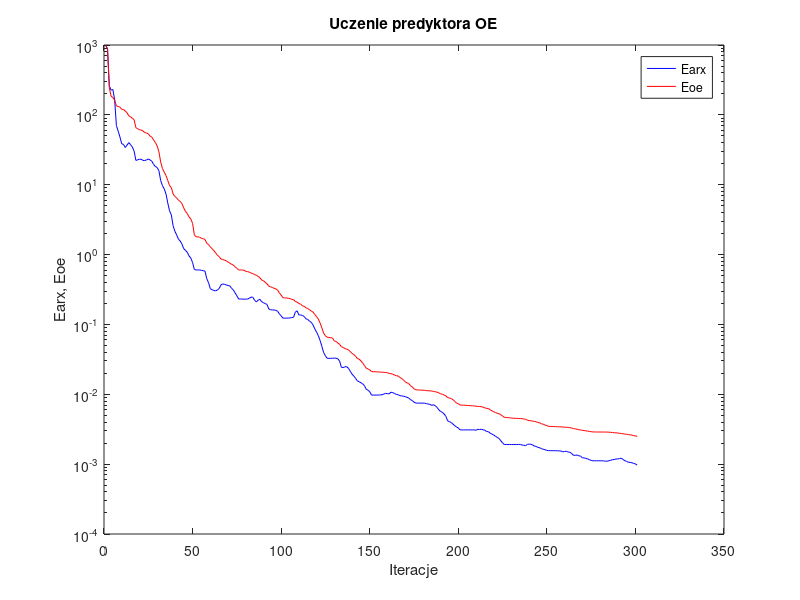
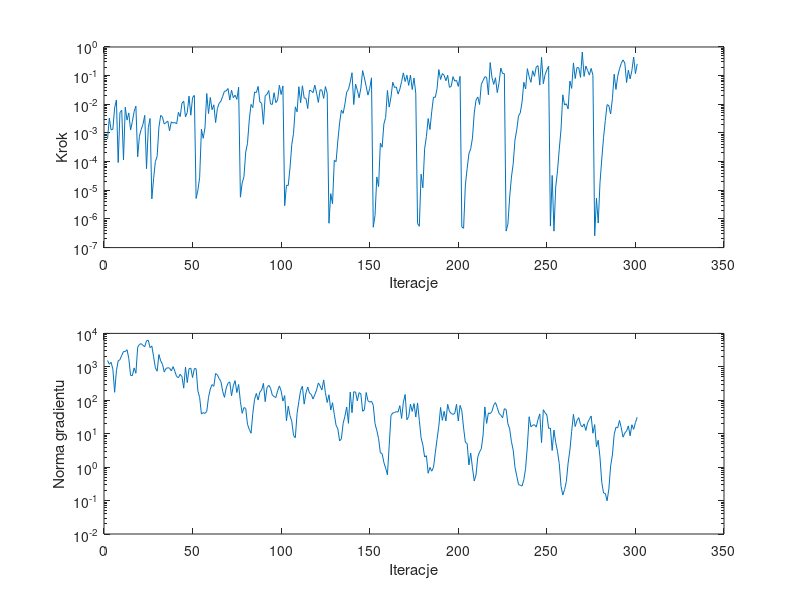

Here is the MATLAB script that generated these plots, in order:
%uczenie predyktora oe
clear all;
n=0; farx(n+1)=9.894086e+002; foe(n+1)=9.855714e+002; wspucz(n+1)=0.000000e+000; ng(n+1)=0.000000e+000;
%odnowa zmiennej metryki
n=1; farx(n+1)=8.782011e+002; foe(n+1)=8.642698e+002; krok(n+1)=6.093339e-004; ng(n+1)=1.543336e+003;
n=2; farx(n+1)=2.605335e+002; foe(n+1)=2.436469e+002; krok(n+1)=3.334617e-003; ng(n+1)=1.199846e+003;
n=3; farx(n+1)=2.256078e+002; foe(n+1)=1.860342e+002; krok(n+1)=1.274309e-003; ng(n+1)=1.365398e+003;
n=4; farx(n+1)=2.308495e+002; foe(n+1)=1.764188e+002; krok(n+1)=1.338974e-003; ng(n+1)=8.558057e+002;
n=5; farx(n+1)=1.649317e+002; foe(n+1)=1.636934e+002; krok(n+1)=7.527268e-003; ng(n+1)=1.732371e+002;
n=6; farx(n+1)=7.031941e+001; foe(n+1)=1.341508e+002; krok(n+1)=1.417782e-002; ng(n+1)=7.582165e+002;
n=7; farx(n+1)=5.835423e+001; foe(n+1)=1.318659e+002; krok(n+1)=9.292181e-005; ng(n+1)=1.513690e+003;
n=8; farx(n+1)=4.824226e+001; foe(n+1)=1.289438e+002; krok(n+1)=5.173682e-003; ng(n+1)=1.632811e+003;
n=9; farx(n+1)=3.852980e+001; foe(n+1)=1.199089e+002; krok(n+1)=6.193383e-003; ng(n+1)=2.208594e+003;
n=10; farx(n+1)=3.780094e+001; foe(n+1)=1.195011e+002; krok(n+1)=1.154043e-004; ng(n+1)=2.860247e+003;
n=11; farx(n+1)=3.407472e+001; foe(n+1)=1.129134e+002; krok(n+1)=7.892558e-003; ng(n+1)=2.862485e+003;
n=12; farx(n+1)=3.685840e+001; foe(n+1)=1.075890e+002; krok(n+1)=2.804162e-003; ng(n+1)=3.248364e+003;
n=13; farx(n+1)=4.010889e+001; foe(n+1)=9.674615e+001; krok(n+1)=5.003630e-003; ng(n+1)=1.786761e+003;
n=14; farx(n+1)=3.739137e+001; foe(n+1)=9.386740e+001; krok(n+1)=1.265228e-003; ng(n+1)=5.565944e+002;
n=15; farx(n+1)=3.469261e+001; foe(n+1)=8.945329e+001; krok(n+1)=2.487486e-003; ng(n+1)=5.443374e+002;
n=16; farx(n+1)=3.020564e+001; foe(n+1)=8.502823e+001; krok(n+1)=5.557598e-003; ng(n+1)=9.257264e+002;
n=17; farx(n+1)=2.227434e+001; foe(n+1)=6.550740e+001; krok(n+1)=8.672124e-003; ng(n+1)=6.428488e+002;
n=18; farx(n+1)=2.274188e+001; foe(n+1)=6.323422e+001; krok(n+1)=1.480290e-004; ng(n+1)=3.838818e+003;
n=19; farx(n+1)=2.314478e+001; foe(n+1)=6.137719e+001; krok(n+1)=7.740461e-004; ng(n+1)=4.668527e+003;
n=20; farx(n+1)=2.316888e+001; foe(n+1)=6.052623e+001; krok(n+1)=1.339301e-003; ng(n+1)=4.940546e+003;
n=21; farx(n+1)=2.228307e+001; foe(n+1)=5.890221e+001; krok(n+1)=1.995464e-003; ng(n+1)=4.380562e+003;
n=22; farx(n+1)=2.221353e+001; foe(n+1)=5.575089e+001; krok(n+1)=4.117898e-003; ng(n+1)=4.006331e+003;
n=23; farx(n+1)=2.261065e+001; foe(n+1)=5.505534e+001; krok(n+1)=5.658127e-005; ng(n+1)=6.009692e+003;
n=24; farx(n+1)=2.334859e+001; foe(n+1)=5.358951e+001; krok(n+1)=1.529700e-003; ng(n+1)=6.239552e+003;
n=25; farx(n+1)=2.267484e+001; foe(n+1)=4.979533e+001; krok(n+1)=3.199545e-003; ng(n+1)=3.754956e+003;
%odnowa zmiennej metryki
n=26; farx(n+1)=2.164941e+001; foe(n+1)=4.788920e+001; krok(n+1)=5.005977e-006; ng(n+1)=4.203235e+003;
n=27; farx(n+1)=1.955118e+001; foe(n+1)=4.365527e+001; krok(n+1)=2.556514e-005; ng(n+1)=2.003823e+003;
n=28; farx(n+1)=1.824078e+001; foe(n+1)=4.023245e+001; krok(n+1)=1.007837e-004; ng(n+1)=9.330852e+002;
n=29; farx(n+1)=1.764143e+001; foe(n+1)=3.589395e+001; krok(n+1)=1.530291e-004; ng(n+1)=7.415861e+002;
n=30; farx(n+1)=1.583140e+001; foe(n+1)=2.965632e+001; krok(n+1)=1.573435e-003; ng(n+1)=2.337505e+003;
n=31; farx(n+1)=1.145269e+001; foe(n+1)=2.104392e+001; krok(n+1)=4.102156e-003; ng(n+1)=1.505054e+003;
n=32; farx(n+1)=9.715920e+000; foe(n+1)=1.705114e+001; krok(n+1)=3.595805e-003; ng(n+1)=1.193300e+003;
n=33; farx(n+1)=8.689508e+000; foe(n+1)=1.514797e+001; krok(n+1)=2.038825e-003; ng(n+1)=7.020563e+002;
n=34; farx(n+1)=7.381202e+000; foe(n+1)=1.351981e+001; krok(n+1)=2.304382e-003; ng(n+1)=8.926929e+002;
n=35; farx(n+1)=5.469919e+000; foe(n+1)=1.148454e+001; krok(n+1)=2.596924e-003; ng(n+1)=9.399968e+002;
n=36; farx(n+1)=4.226743e+000; foe(n+1)=9.729103e+000; krok(n+1)=1.189159e-003; ng(n+1)=9.181469e+002;
n=37; farx(n+1)=3.714661e+000; foe(n+1)=9.105262e+000; krok(n+1)=2.435962e-003; ng(n+1)=7.510474e+002;
n=38; farx(n+1)=2.591417e+000; foe(n+1)=7.376553e+000; krok(n+1)=2.222834e-003; ng(n+1)=1.015546e+003;
n=39; farx(n+1)=2.160162e+000; foe(n+1)=6.794999e+000; krok(n+1)=2.312019e-003; ng(n+1)=7.334024e+002;
n=40; farx(n+1)=1.917102e+000; foe(n+1)=6.480802e+000; krok(n+1)=2.075244e-003; ng(n+1)=5.121861e+002;
n=41; farx(n+1)=1.664244e+000; foe(n+1)=6.009381e+000; krok(n+1)=5.241643e-003; ng(n+1)=4.726814e+002;
n=42; farx(n+1)=1.564191e+000; foe(n+1)=5.761162e+000; krok(n+1)=3.722051e-003; ng(n+1)=5.990322e+002;
n=43; farx(n+1)=1.416257e+000; foe(n+1)=5.360370e+000; krok(n+1)=1.095618e-002; ng(n+1)=5.082292e+002;
n=44; farx(n+1)=1.213186e+000; foe(n+1)=4.663041e+000; krok(n+1)=1.280590e-002; ng(n+1)=2.302272e+002;
n=45; farx(n+1)=1.149454e+000; foe(n+1)=4.142763e+000; krok(n+1)=3.625910e-003; ng(n+1)=9.831028e+002;
n=46; farx(n+1)=1.078932e+000; foe(n+1)=3.870211e+000; krok(n+1)=5.197906e-003; ng(n+1)=3.387577e+002;
n=47; farx(n+1)=9.567746e-001; foe(n+1)=3.465165e+000; krok(n+1)=1.920518e-002; ng(n+1)=8.769391e+002;
n=48; farx(n+1)=8.916839e-001; foe(n+1)=3.226143e+000; krok(n+1)=4.154663e-003; ng(n+1)=9.146377e+002;
n=49; farx(n+1)=7.699905e-001; foe(n+1)=2.804084e+000; krok(n+1)=1.716139e-002; ng(n+1)=4.781396e+002;
n=50; farx(n+1)=6.109062e-001; foe(n+1)=1.908413e+000; krok(n+1)=2.047906e-002; ng(n+1)=8.864219e+002;
%odnowa zmiennej metryki
n=51; farx(n+1)=6.031853e-001; foe(n+1)=1.800913e+000; krok(n+1)=5.194725e-006; ng(n+1)=8.768366e+002;
n=52; farx(n+1)=6.016269e-001; foe(n+1)=1.789304e+000; krok(n+1)=1.003408e-005; ng(n+1)=1.907337e+002;
n=53; farx(n+1)=6.036497e-001; foe(n+1)=1.774861e+000; krok(n+1)=2.829063e-005; ng(n+1)=1.204129e+002;
n=54; farx(n+1)=5.934906e-001; foe(n+1)=1.714720e+000; krok(n+1)=1.350546e-003; ng(n+1)=3.873405e+001;
n=55; farx(n+1)=5.879288e-001; foe(n+1)=1.685496e+000; krok(n+1)=6.518159e-004; ng(n+1)=4.276171e+001;
n=56; farx(n+1)=5.796595e-001; foe(n+1)=1.648657e+000; krok(n+1)=1.511984e-003; ng(n+1)=4.048226e+001;
n=57; farx(n+1)=4.529558e-001; foe(n+1)=1.455251e+000; krok(n+1)=2.378798e-002; ng(n+1)=4.655422e+001;
n=58; farx(n+1)=3.966734e-001; foe(n+1)=1.392257e+000; krok(n+1)=4.756638e-003; ng(n+1)=1.227240e+002;
n=59; farx(n+1)=3.249167e-001; foe(n+1)=1.289586e+000; krok(n+1)=1.729594e-002; ng(n+1)=2.166297e+002;
n=60; farx(n+1)=3.141722e-001; foe(n+1)=1.212956e+000; krok(n+1)=6.496894e-003; ng(n+1)=2.945496e+002;
n=61; farx(n+1)=3.060885e-001; foe(n+1)=1.138289e+000; krok(n+1)=9.590335e-003; ng(n+1)=2.617142e+002;
n=62; farx(n+1)=3.021113e-001; foe(n+1)=1.061329e+000; krok(n+1)=2.305594e-003; ng(n+1)=6.327489e+002;
n=63; farx(n+1)=3.111769e-001; foe(n+1)=9.789400e-001; krok(n+1)=7.088910e-003; ng(n+1)=5.727966e+002;
n=64; farx(n+1)=3.260060e-001; foe(n+1)=9.347034e-001; krok(n+1)=1.089156e-002; ng(n+1)=4.461248e+002;
n=65; farx(n+1)=3.677125e-001; foe(n+1)=8.640006e-001; krok(n+1)=1.280341e-002; ng(n+1)=3.639501e+002;
n=66; farx(n+1)=3.798629e-001; foe(n+1)=8.506935e-001; krok(n+1)=1.897240e-002; ng(n+1)=1.854670e+002;
n=67; farx(n+1)=3.747588e-001; foe(n+1)=8.337709e-001; krok(n+1)=2.858001e-002; ng(n+1)=1.219243e+002;
n=68; farx(n+1)=3.684476e-001; foe(n+1)=8.146424e-001; krok(n+1)=2.928765e-002; ng(n+1)=2.328408e+002;
n=69; farx(n+1)=3.598008e-001; foe(n+1)=7.814243e-001; krok(n+1)=3.559767e-002; ng(n+1)=3.232620e+002;
n=70; farx(n+1)=3.568063e-001; foe(n+1)=7.541759e-001; krok(n+1)=1.406421e-002; ng(n+1)=3.540193e+002;
n=71; farx(n+1)=3.292685e-001; foe(n+1)=7.242144e-001; krok(n+1)=3.119818e-002; ng(n+1)=1.366960e+002;
n=72; farx(n+1)=3.118876e-001; foe(n+1)=7.083013e-001; krok(n+1)=1.696688e-002; ng(n+1)=2.700725e+002;
n=73; farx(n+1)=2.831496e-001; foe(n+1)=6.666080e-001; krok(n+1)=2.085811e-002; ng(n+1)=3.864599e+002;
n=74; farx(n+1)=2.567522e-001; foe(n+1)=6.358303e-001; krok(n+1)=1.486332e-002; ng(n+1)=1.699842e+002;
n=75; farx(n+1)=2.311079e-001; foe(n+1)=6.035110e-001; krok(n+1)=3.923753e-002; ng(n+1)=2.959517e+002;
%odnowa zmiennej metryki
n=76; farx(n+1)=2.312122e-001; foe(n+1)=6.022693e-001; krok(n+1)=5.742854e-006; ng(n+1)=9.119426e+001;
n=77; farx(n+1)=2.311025e-001; foe(n+1)=6.014635e-001; krok(n+1)=1.800720e-005; ng(n+1)=4.077789e+001;
n=78; farx(n+1)=2.299563e-001; foe(n+1)=5.966465e-001; krok(n+1)=2.952022e-005; ng(n+1)=6.048008e+001;
n=79; farx(n+1)=2.299675e-001; foe(n+1)=5.762122e-001; krok(n+1)=2.154098e-004; ng(n+1)=5.703397e+001;
n=80; farx(n+1)=2.302939e-001; foe(n+1)=5.716735e-001; krok(n+1)=4.356528e-004; ng(n+1)=1.914144e+001;
n=81; farx(n+1)=2.367278e-001; foe(n+1)=5.595233e-001; krok(n+1)=2.818678e-003; ng(n+1)=1.347911e+001;
n=82; farx(n+1)=2.459972e-001; foe(n+1)=5.440458e-001; krok(n+1)=9.889238e-003; ng(n+1)=1.031070e+001;
n=83; farx(n+1)=2.456130e-001; foe(n+1)=5.358183e-001; krok(n+1)=7.632150e-003; ng(n+1)=4.036968e+001;
n=84; farx(n+1)=2.223298e-001; foe(n+1)=5.174992e-001; krok(n+1)=2.680031e-002; ng(n+1)=1.062664e+002;
n=85; farx(n+1)=2.098613e-001; foe(n+1)=5.057988e-001; krok(n+1)=2.556212e-002; ng(n+1)=1.601478e+002;
n=86; farx(n+1)=2.223393e-001; foe(n+1)=4.869704e-001; krok(n+1)=4.215364e-002; ng(n+1)=1.015257e+002;
n=87; farx(n+1)=2.290073e-001; foe(n+1)=4.670356e-001; krok(n+1)=1.207035e-002; ng(n+1)=1.773012e+002;
n=88; farx(n+1)=2.118702e-001; foe(n+1)=4.315403e-001; krok(n+1)=1.082825e-002; ng(n+1)=2.024436e+002;
n=89; farx(n+1)=2.044901e-001; foe(n+1)=4.228825e-001; krok(n+1)=2.007255e-003; ng(n+1)=3.204146e+002;
n=90; farx(n+1)=1.986612e-001; foe(n+1)=4.005450e-001; krok(n+1)=2.015462e-002; ng(n+1)=9.065638e+001;
n=91; farx(n+1)=1.937612e-001; foe(n+1)=3.828428e-001; krok(n+1)=2.223039e-002; ng(n+1)=2.389843e+002;
n=92; farx(n+1)=1.665942e-001; foe(n+1)=3.535049e-001; krok(n+1)=3.012318e-002; ng(n+1)=2.798679e+002;
n=93; farx(n+1)=1.622336e-001; foe(n+1)=3.462524e-001; krok(n+1)=1.025657e-002; ng(n+1)=2.303520e+002;
n=94; farx(n+1)=1.613471e-001; foe(n+1)=3.382594e-001; krok(n+1)=9.899545e-003; ng(n+1)=1.443667e+002;
n=95; farx(n+1)=1.611296e-001; foe(n+1)=3.291534e-001; krok(n+1)=2.539936e-002; ng(n+1)=1.291229e+002;
n=96; farx(n+1)=1.592290e-001; foe(n+1)=3.229882e-001; krok(n+1)=1.142218e-002; ng(n+1)=1.201918e+002;
n=97; farx(n+1)=1.545336e-001; foe(n+1)=3.096820e-001; krok(n+1)=1.417782e-002; ng(n+1)=1.911885e+002;
n=98; farx(n+1)=1.412357e-001; foe(n+1)=2.826317e-001; krok(n+1)=4.614317e-002; ng(n+1)=2.691358e+002;
n=99; farx(n+1)=1.327891e-001; foe(n+1)=2.630153e-001; krok(n+1)=2.191235e-002; ng(n+1)=1.899440e+002;
n=100; farx(n+1)=1.230519e-001; foe(n+1)=2.410712e-001; krok(n+1)=4.382471e-002; ng(n+1)=9.430616e+001;
%odnowa zmiennej metryki
n=101; farx(n+1)=1.230531e-001; foe(n+1)=2.396243e-001; krok(n+1)=2.914162e-006; ng(n+1)=1.378453e+002;
n=102; farx(n+1)=1.230880e-001; foe(n+1)=2.392969e-001; krok(n+1)=1.502405e-005; ng(n+1)=2.446654e+001;
n=103; farx(n+1)=1.231636e-001; foe(n+1)=2.368714e-001; krok(n+1)=1.468165e-005; ng(n+1)=6.657351e+001;
n=104; farx(n+1)=1.238554e-001; foe(n+1)=2.344873e-001; krok(n+1)=6.016312e-005; ng(n+1)=3.478595e+001;
n=105; farx(n+1)=1.253464e-001; foe(n+1)=2.281099e-001; krok(n+1)=3.910575e-004; ng(n+1)=2.350455e+001;
n=106; farx(n+1)=1.266456e-001; foe(n+1)=2.259865e-001; krok(n+1)=9.793797e-004; ng(n+1)=8.855936e+000;
n=107; farx(n+1)=1.496355e-001; foe(n+1)=2.135420e-001; krok(n+1)=8.155298e-003; ng(n+1)=7.610124e+000;
n=108; farx(n+1)=1.567690e-001; foe(n+1)=2.087434e-001; krok(n+1)=5.485375e-003; ng(n+1)=4.049788e+001;
n=109; farx(n+1)=1.366603e-001; foe(n+1)=1.988850e-001; krok(n+1)=4.102628e-002; ng(n+1)=9.271470e+001;
n=110; farx(n+1)=1.369017e-001; foe(n+1)=1.956477e-001; krok(n+1)=1.131000e-002; ng(n+1)=1.982381e+002;
n=111; farx(n+1)=1.343150e-001; foe(n+1)=1.848546e-001; krok(n+1)=4.438543e-002; ng(n+1)=2.638302e+002;
n=112; farx(n+1)=1.300793e-001; foe(n+1)=1.816155e-001; krok(n+1)=1.672063e-002; ng(n+1)=7.682721e+001;
n=113; farx(n+1)=1.204637e-001; foe(n+1)=1.736673e-001; krok(n+1)=1.605804e-002; ng(n+1)=1.650629e+002;
n=114; farx(n+1)=1.178338e-001; foe(n+1)=1.687942e-001; krok(n+1)=7.117955e-003; ng(n+1)=2.492829e+002;
n=115; farx(n+1)=1.113141e-001; foe(n+1)=1.627312e-001; krok(n+1)=3.094863e-002; ng(n+1)=1.643800e+002;
n=116; farx(n+1)=1.071804e-001; foe(n+1)=1.557384e-001; krok(n+1)=2.936823e-002; ng(n+1)=1.492562e+002;
n=117; farx(n+1)=9.853727e-002; foe(n+1)=1.502368e-001; krok(n+1)=2.552053e-002; ng(n+1)=1.085705e+002;
n=118; farx(n+1)=8.636410e-002; foe(n+1)=1.388604e-001; krok(n+1)=4.681906e-002; ng(n+1)=1.470222e+002;
n=119; farx(n+1)=7.749656e-002; foe(n+1)=1.294136e-001; krok(n+1)=2.476948e-002; ng(n+1)=2.025316e+002;
n=120; farx(n+1)=6.900612e-002; foe(n+1)=1.193027e-001; krok(n+1)=1.165911e-002; ng(n+1)=3.295138e+002;
n=121; farx(n+1)=5.876800e-002; foe(n+1)=1.046410e-001; krok(n+1)=3.221469e-002; ng(n+1)=2.672660e+002;
n=122; farx(n+1)=4.835441e-002; foe(n+1)=8.909754e-002; krok(n+1)=3.118548e-002; ng(n+1)=2.034584e+002;
n=123; farx(n+1)=3.951786e-002; foe(n+1)=7.477599e-002; krok(n+1)=1.604627e-002; ng(n+1)=4.064964e+002;
n=124; farx(n+1)=3.542897e-002; foe(n+1)=6.864480e-002; krok(n+1)=4.160550e-002; ng(n+1)=1.674820e+002;
n=125; farx(n+1)=3.271334e-002; foe(n+1)=6.559661e-002; krok(n+1)=2.409244e-002; ng(n+1)=8.578459e+001;
%odnowa zmiennej metryki
n=126; farx(n+1)=3.270519e-002; foe(n+1)=6.510868e-002; krok(n+1)=7.071133e-007; ng(n+1)=1.454729e+002;
n=127; farx(n+1)=3.272753e-002; foe(n+1)=6.457051e-002; krok(n+1)=7.626235e-006; ng(n+1)=5.085911e+001;
n=128; farx(n+1)=3.280475e-002; foe(n+1)=6.370447e-002; krok(n+1)=3.409589e-006; ng(n+1)=8.447781e+001;
n=129; farx(n+1)=3.295046e-002; foe(n+1)=5.805918e-002; krok(n+1)=1.112345e-004; ng(n+1)=3.816879e+001;
n=130; farx(n+1)=3.286983e-002; foe(n+1)=5.705366e-002; krok(n+1)=9.921626e-005; ng(n+1)=1.784462e+001;
n=131; farx(n+1)=3.216462e-002; foe(n+1)=5.426961e-002; krok(n+1)=5.259880e-004; ng(n+1)=1.392417e+001;
n=132; farx(n+1)=2.997471e-002; foe(n+1)=5.173467e-002; krok(n+1)=2.247173e-003; ng(n+1)=6.081788e+000;
n=133; farx(n+1)=2.433477e-002; foe(n+1)=4.806522e-002; krok(n+1)=6.293742e-003; ng(n+1)=7.011652e+000;
n=134; farx(n+1)=2.406786e-002; foe(n+1)=4.678306e-002; krok(n+1)=4.829711e-003; ng(n+1)=2.044233e+001;
n=135; farx(n+1)=2.477823e-002; foe(n+1)=4.505945e-002; krok(n+1)=1.021537e-002; ng(n+1)=3.326297e+001;
n=136; farx(n+1)=2.486384e-002; foe(n+1)=4.435670e-002; krok(n+1)=2.667694e-002; ng(n+1)=6.286250e+001;
n=137; farx(n+1)=2.354404e-002; foe(n+1)=4.318551e-002; krok(n+1)=3.301014e-002; ng(n+1)=2.041150e+001;
n=138; farx(n+1)=2.137896e-002; foe(n+1)=4.097122e-002; krok(n+1)=5.985461e-002; ng(n+1)=1.748883e+002;
n=139; farx(n+1)=1.944683e-002; foe(n+1)=3.849283e-002; krok(n+1)=1.261335e-001; ng(n+1)=4.251061e+001;
n=140; farx(n+1)=1.823778e-002; foe(n+1)=3.704924e-002; krok(n+1)=9.832841e-003; ng(n+1)=1.800015e+002;
n=141; farx(n+1)=1.694119e-002; foe(n+1)=3.509138e-002; krok(n+1)=5.082412e-002; ng(n+1)=1.757985e+002;
n=142; farx(n+1)=1.556987e-002; foe(n+1)=3.261624e-002; krok(n+1)=3.118548e-002; ng(n+1)=9.610674e+001;
n=143; farx(n+1)=1.514783e-002; foe(n+1)=3.185243e-002; krok(n+1)=1.688698e-002; ng(n+1)=1.692685e+002;
n=144; farx(n+1)=1.465545e-002; foe(n+1)=3.006240e-002; krok(n+1)=3.670029e-002; ng(n+1)=1.548608e+002;
n=145; farx(n+1)=1.415048e-002; foe(n+1)=2.821114e-002; krok(n+1)=1.501755e-001; ng(n+1)=4.681047e+001;
n=146; farx(n+1)=1.328947e-002; foe(n+1)=2.582532e-002; krok(n+1)=8.268560e-002; ng(n+1)=5.205232e+001;
n=147; farx(n+1)=1.185836e-002; foe(n+1)=2.369052e-002; krok(n+1)=4.215364e-002; ng(n+1)=1.709559e+002;
n=148; farx(n+1)=1.141853e-002; foe(n+1)=2.306584e-002; krok(n+1)=2.091551e-002; ng(n+1)=9.645716e+001;
n=149; farx(n+1)=1.091506e-002; foe(n+1)=2.241355e-002; krok(n+1)=3.535818e-002; ng(n+1)=8.745808e+001;
n=150; farx(n+1)=9.741702e-003; foe(n+1)=2.120675e-002; krok(n+1)=8.388517e-002; ng(n+1)=9.406275e+001;
%odnowa zmiennej metryki
n=151; farx(n+1)=9.741541e-003; foe(n+1)=2.106634e-002; krok(n+1)=5.141678e-007; ng(n+1)=7.032997e+001;
n=152; farx(n+1)=9.739794e-003; foe(n+1)=2.105054e-002; krok(n+1)=1.336511e-006; ng(n+1)=1.986799e+001;
n=153; farx(n+1)=9.741944e-003; foe(n+1)=2.092068e-002; krok(n+1)=2.921834e-005; ng(n+1)=1.250340e+001;
n=154; farx(n+1)=9.749243e-003; foe(n+1)=2.089782e-002; krok(n+1)=1.348707e-005; ng(n+1)=7.135277e+000;
n=155; farx(n+1)=9.809766e-003; foe(n+1)=2.078503e-002; krok(n+1)=4.395065e-004; ng(n+1)=2.694027e+000;
n=156; farx(n+1)=9.849827e-003; foe(n+1)=2.072704e-002; krok(n+1)=3.179535e-004; ng(n+1)=2.538835e+000;
n=157; farx(n+1)=1.010964e-002; foe(n+1)=2.060385e-002; krok(n+1)=2.075244e-003; ng(n+1)=1.377065e+000;
n=158; farx(n+1)=1.028955e-002; foe(n+1)=2.051392e-002; krok(n+1)=3.490481e-003; ng(n+1)=9.326451e-001;
n=159; farx(n+1)=1.020161e-002; foe(n+1)=2.033810e-002; krok(n+1)=3.039298e-002; ng(n+1)=5.909196e-001;
n=160; farx(n+1)=1.015788e-002; foe(n+1)=1.991707e-002; krok(n+1)=7.990988e-003; ng(n+1)=4.467689e+000;
n=161; farx(n+1)=1.070525e-002; foe(n+1)=1.974932e-002; krok(n+1)=1.785641e-002; ng(n+1)=3.501052e+001;
n=162; farx(n+1)=1.057665e-002; foe(n+1)=1.937005e-002; krok(n+1)=5.873647e-002; ng(n+1)=4.157513e+001;
n=163; farx(n+1)=1.025625e-002; foe(n+1)=1.885706e-002; krok(n+1)=3.850210e-002; ng(n+1)=4.294443e+001;
n=164; farx(n+1)=9.973153e-003; foe(n+1)=1.847098e-002; krok(n+1)=4.028924e-002; ng(n+1)=4.556376e+001;
n=165; farx(n+1)=9.855398e-003; foe(n+1)=1.829751e-002; krok(n+1)=2.279678e-002; ng(n+1)=4.434232e+001;
n=166; farx(n+1)=9.579132e-003; foe(n+1)=1.744620e-002; krok(n+1)=3.377159e-002; ng(n+1)=6.898125e+001;
n=167; farx(n+1)=9.470389e-003; foe(n+1)=1.685040e-002; krok(n+1)=6.222343e-002; ng(n+1)=2.861416e+001;
n=168; farx(n+1)=9.417519e-003; foe(n+1)=1.612575e-002; krok(n+1)=1.248868e-001; ng(n+1)=8.781186e+001;
n=169; farx(n+1)=9.241708e-003; foe(n+1)=1.513067e-002; krok(n+1)=6.222203e-002; ng(n+1)=1.488410e+002;
n=170; farx(n+1)=9.070379e-003; foe(n+1)=1.457594e-002; krok(n+1)=1.032026e-001; ng(n+1)=2.613981e+001;
n=171; farx(n+1)=8.833155e-003; foe(n+1)=1.429545e-002; krok(n+1)=4.569519e-002; ng(n+1)=3.259508e+001;
n=172; farx(n+1)=8.396319e-003; foe(n+1)=1.327385e-002; krok(n+1)=1.037624e-001; ng(n+1)=7.702800e+001;
n=173; farx(n+1)=8.144887e-003; foe(n+1)=1.277957e-002; krok(n+1)=3.269900e-002; ng(n+1)=4.638796e+001;
n=174; farx(n+1)=7.706934e-003; foe(n+1)=1.196960e-002; krok(n+1)=8.316649e-002; ng(n+1)=7.972806e+001;
n=175; farx(n+1)=7.487285e-003; foe(n+1)=1.167775e-002; krok(n+1)=2.410544e-002; ng(n+1)=3.154883e+001;
%odnowa zmiennej metryki
n=176; farx(n+1)=7.481401e-003; foe(n+1)=1.153611e-002; krok(n+1)=6.973711e-007; ng(n+1)=8.312064e+001;
n=177; farx(n+1)=7.480673e-003; foe(n+1)=1.151860e-002; krok(n+1)=5.552069e-007; ng(n+1)=2.511684e+001;
n=178; farx(n+1)=7.477599e-003; foe(n+1)=1.145772e-002; krok(n+1)=3.635626e-005; ng(n+1)=7.502394e+000;
n=179; farx(n+1)=7.479549e-003; foe(n+1)=1.144989e-002; krok(n+1)=1.222055e-005; ng(n+1)=4.598794e+000;
n=180; farx(n+1)=7.462416e-003; foe(n+1)=1.140580e-002; krok(n+1)=2.796501e-004; ng(n+1)=2.006091e+000;
n=181; farx(n+1)=7.345158e-003; foe(n+1)=1.128381e-002; krok(n+1)=7.528887e-004; ng(n+1)=2.196258e+000;
n=182; farx(n+1)=7.264447e-003; foe(n+1)=1.124309e-002; krok(n+1)=3.174920e-003; ng(n+1)=6.560097e-001;
n=183; farx(n+1)=7.177319e-003; foe(n+1)=1.120506e-002; krok(n+1)=1.317301e-003; ng(n+1)=9.828780e-001;
n=184; farx(n+1)=6.928589e-003; foe(n+1)=1.112027e-002; krok(n+1)=5.478088e-003; ng(n+1)=7.569083e-001;
n=185; farx(n+1)=7.088689e-003; foe(n+1)=1.100070e-002; krok(n+1)=1.778972e-002; ng(n+1)=9.839131e-001;
n=186; farx(n+1)=6.856704e-003; foe(n+1)=1.086379e-002; krok(n+1)=1.750226e-002; ng(n+1)=2.608401e+000;
n=187; farx(n+1)=6.498819e-003; foe(n+1)=1.074094e-002; krok(n+1)=3.477029e-002; ng(n+1)=6.760454e+000;
n=188; farx(n+1)=6.002387e-003; foe(n+1)=1.047010e-002; krok(n+1)=1.627922e-001; ng(n+1)=1.678194e+001;
n=189; farx(n+1)=5.688361e-003; foe(n+1)=1.018513e-002; krok(n+1)=7.340057e-002; ng(n+1)=6.100609e+001;
n=190; farx(n+1)=5.515108e-003; foe(n+1)=1.001027e-002; krok(n+1)=1.183885e-001; ng(n+1)=2.509450e+001;
n=191; farx(n+1)=5.225839e-003; foe(n+1)=9.768635e-003; krok(n+1)=1.028050e-001; ng(n+1)=4.675523e+001;
n=192; farx(n+1)=4.835273e-003; foe(n+1)=9.496443e-003; krok(n+1)=6.645935e-002; ng(n+1)=2.397196e+001;
n=193; farx(n+1)=4.169006e-003; foe(n+1)=8.965371e-003; krok(n+1)=1.027628e-001; ng(n+1)=7.562286e+001;
n=194; farx(n+1)=4.062214e-003; foe(n+1)=8.853277e-003; krok(n+1)=3.907971e-002; ng(n+1)=4.634213e+001;
n=195; farx(n+1)=3.940545e-003; foe(n+1)=8.684379e-003; krok(n+1)=4.226038e-002; ng(n+1)=4.043565e+001;
n=196; farx(n+1)=3.738483e-003; foe(n+1)=8.381812e-003; krok(n+1)=9.233170e-002; ng(n+1)=3.783223e+001;
n=197; farx(n+1)=3.554100e-003; foe(n+1)=7.904720e-003; krok(n+1)=6.444366e-002; ng(n+1)=4.055605e+001;
n=198; farx(n+1)=3.396116e-003; foe(n+1)=7.476237e-003; krok(n+1)=6.918375e-002; ng(n+1)=7.573204e+001;
n=199; farx(n+1)=3.305580e-003; foe(n+1)=7.335749e-003; krok(n+1)=4.226396e-002; ng(n+1)=2.395762e+001;
n=200; farx(n+1)=3.092480e-003; foe(n+1)=7.023980e-003; krok(n+1)=9.464413e-002; ng(n+1)=7.021800e+001;
%odnowa zmiennej metryki
n=201; farx(n+1)=3.091394e-003; foe(n+1)=6.988244e-003; krok(n+1)=5.237239e-007; ng(n+1)=4.849484e+001;
n=202; farx(n+1)=3.091266e-003; foe(n+1)=6.983100e-003; krok(n+1)=4.724629e-007; ng(n+1)=1.468430e+001;
n=203; farx(n+1)=3.090132e-003; foe(n+1)=6.969152e-003; krok(n+1)=1.526516e-005; ng(n+1)=5.515258e+000;
n=204; farx(n+1)=3.095350e-003; foe(n+1)=6.911228e-003; krok(n+1)=5.770216e-005; ng(n+1)=5.081986e+000;
n=205; farx(n+1)=3.094973e-003; foe(n+1)=6.902975e-003; krok(n+1)=1.897438e-004; ng(n+1)=1.162967e+000;
n=206; farx(n+1)=3.088466e-003; foe(n+1)=6.851572e-003; krok(n+1)=2.790064e-004; ng(n+1)=2.648813e+000;
n=207; farx(n+1)=3.091176e-003; foe(n+1)=6.836736e-003; krok(n+1)=6.621248e-004; ng(n+1)=9.576996e-001;
n=208; farx(n+1)=3.096749e-003; foe(n+1)=6.825462e-003; krok(n+1)=4.929926e-003; ng(n+1)=3.846204e-001;
n=209; farx(n+1)=3.051093e-003; foe(n+1)=6.746224e-003; krok(n+1)=1.392711e-002; ng(n+1)=5.805130e-001;
n=210; farx(n+1)=3.163298e-003; foe(n+1)=6.702420e-003; krok(n+1)=1.803262e-002; ng(n+1)=2.008551e+000;
n=211; farx(n+1)=3.123638e-003; foe(n+1)=6.694200e-003; krok(n+1)=9.832841e-003; ng(n+1)=2.856276e+000;
n=212; farx(n+1)=3.158276e-003; foe(n+1)=6.657640e-003; krok(n+1)=5.004260e-002; ng(n+1)=3.537388e+000;
n=213; farx(n+1)=3.106464e-003; foe(n+1)=6.535638e-003; krok(n+1)=6.741320e-002; ng(n+1)=9.100606e+000;
n=214; farx(n+1)=3.056594e-003; foe(n+1)=6.384937e-003; krok(n+1)=9.137743e-002; ng(n+1)=6.315723e+001;
n=215; farx(n+1)=2.934910e-003; foe(n+1)=6.278825e-003; krok(n+1)=8.732707e-002; ng(n+1)=2.029072e+001;
n=216; farx(n+1)=2.916131e-003; foe(n+1)=6.260034e-003; krok(n+1)=2.127270e-002; ng(n+1)=4.187654e+001;
n=217; farx(n+1)=2.768768e-003; foe(n+1)=5.984376e-003; krok(n+1)=2.866206e-001; ng(n+1)=3.969724e+001;
n=218; farx(n+1)=2.695322e-003; foe(n+1)=5.798061e-003; krok(n+1)=8.693674e-002; ng(n+1)=4.632934e+001;
n=219; farx(n+1)=2.610658e-003; foe(n+1)=5.628644e-003; krok(n+1)=4.953895e-002; ng(n+1)=7.157098e+001;
n=220; farx(n+1)=2.501423e-003; foe(n+1)=5.470413e-003; krok(n+1)=8.430727e-002; ng(n+1)=8.545487e+001;
n=221; farx(n+1)=2.411268e-003; foe(n+1)=5.362199e-003; krok(n+1)=2.556569e-002; ng(n+1)=6.074659e+001;
n=222; farx(n+1)=2.332800e-003; foe(n+1)=5.265775e-003; krok(n+1)=5.584770e-002; ng(n+1)=4.058818e+001;
n=223; farx(n+1)=2.161481e-003; foe(n+1)=5.098597e-003; krok(n+1)=1.845727e-001; ng(n+1)=3.598314e+001;
n=224; farx(n+1)=2.014754e-003; foe(n+1)=4.890095e-003; krok(n+1)=1.185480e-001; ng(n+1)=2.981461e+001;
n=225; farx(n+1)=1.910488e-003; foe(n+1)=4.680656e-003; krok(n+1)=1.181740e-001; ng(n+1)=5.591022e+001;
%odnowa zmiennej metryki
n=226; farx(n+1)=1.909794e-003; foe(n+1)=4.648571e-003; krok(n+1)=3.767767e-007; ng(n+1)=5.300458e+001;
n=227; farx(n+1)=1.909518e-003; foe(n+1)=4.639144e-003; krok(n+1)=6.553897e-007; ng(n+1)=1.991668e+001;
n=228; farx(n+1)=1.911058e-003; foe(n+1)=4.606381e-003; krok(n+1)=5.793243e-006; ng(n+1)=1.394742e+001;
n=229; farx(n+1)=1.909965e-003; foe(n+1)=4.570438e-003; krok(n+1)=2.890345e-005; ng(n+1)=5.806222e+000;
n=230; farx(n+1)=1.908593e-003; foe(n+1)=4.544745e-003; krok(n+1)=8.423045e-005; ng(n+1)=3.228058e+000;
n=231; farx(n+1)=1.909264e-003; foe(n+1)=4.528644e-003; krok(n+1)=5.636956e-004; ng(n+1)=9.929370e-001;
n=232; farx(n+1)=1.906482e-003; foe(n+1)=4.517095e-003; krok(n+1)=1.296700e-003; ng(n+1)=5.492658e-001;
n=233; farx(n+1)=1.916699e-003; foe(n+1)=4.506245e-003; krok(n+1)=3.937497e-003; ng(n+1)=3.023256e-001;
n=234; farx(n+1)=1.912463e-003; foe(n+1)=4.495496e-003; krok(n+1)=5.038654e-003; ng(n+1)=2.874042e-001;
n=235; farx(n+1)=1.876115e-003; foe(n+1)=4.486600e-003; krok(n+1)=1.214360e-002; ng(n+1)=2.723567e-001;
n=236; farx(n+1)=1.866659e-003; foe(n+1)=4.415750e-003; krok(n+1)=5.857529e-002; ng(n+1)=4.219319e-001;
n=237; farx(n+1)=1.836712e-003; foe(n+1)=4.390169e-003; krok(n+1)=3.425804e-002; ng(n+1)=9.204626e-001;
n=238; farx(n+1)=1.923366e-003; foe(n+1)=4.259591e-003; krok(n+1)=1.752988e-001; ng(n+1)=4.310180e+000;
n=239; farx(n+1)=1.931823e-003; foe(n+1)=4.192332e-003; krok(n+1)=9.139037e-002; ng(n+1)=3.212600e+001;
n=240; farx(n+1)=1.929205e-003; foe(n+1)=4.175916e-003; krok(n+1)=5.857529e-002; ng(n+1)=1.602986e+001;
n=241; farx(n+1)=1.880622e-003; foe(n+1)=4.133131e-003; krok(n+1)=1.479692e-001; ng(n+1)=1.791457e+001;
n=242; farx(n+1)=1.809453e-003; foe(n+1)=4.084346e-003; krok(n+1)=9.464413e-002; ng(n+1)=1.858135e+001;
n=243; farx(n+1)=1.793898e-003; foe(n+1)=4.044059e-003; krok(n+1)=2.002215e-001; ng(n+1)=1.577319e+001;
n=244; farx(n+1)=1.734031e-003; foe(n+1)=3.937344e-003; krok(n+1)=2.239477e-001; ng(n+1)=2.658968e+001;
n=245; farx(n+1)=1.714568e-003; foe(n+1)=3.894330e-003; krok(n+1)=4.681906e-002; ng(n+1)=3.908290e+001;
n=246; farx(n+1)=1.663154e-003; foe(n+1)=3.780367e-003; krok(n+1)=4.353621e-001; ng(n+1)=5.428203e+000;
n=247; farx(n+1)=1.633963e-003; foe(n+1)=3.717489e-003; krok(n+1)=5.234463e-002; ng(n+1)=5.218123e+001;
n=248; farx(n+1)=1.606823e-003; foe(n+1)=3.625378e-003; krok(n+1)=1.080330e-001; ng(n+1)=4.211710e+001;
n=249; farx(n+1)=1.576512e-003; foe(n+1)=3.567517e-003; krok(n+1)=1.592896e-001; ng(n+1)=3.642726e+001;
n=250; farx(n+1)=1.560308e-003; foe(n+1)=3.470407e-003; krok(n+1)=2.143812e-001; ng(n+1)=1.444303e+001;
%odnowa zmiennej metryki
n=251; farx(n+1)=1.559986e-003; foe(n+1)=3.466550e-003; krok(n+1)=5.612712e-007; ng(n+1)=1.476342e+001;
n=252; farx(n+1)=1.558003e-003; foe(n+1)=3.457576e-003; krok(n+1)=3.290674e-005; ng(n+1)=3.152033e+000;
n=253; farx(n+1)=1.557538e-003; foe(n+1)=3.454920e-003; krok(n+1)=3.753660e-007; ng(n+1)=1.284819e+001;
n=254; farx(n+1)=1.556326e-003; foe(n+1)=3.442662e-003; krok(n+1)=1.290553e-005; ng(n+1)=5.430534e+000;
n=255; farx(n+1)=1.553769e-003; foe(n+1)=3.431266e-003; krok(n+1)=4.765565e-005; ng(n+1)=2.970708e+000;
n=256; farx(n+1)=1.549507e-003; foe(n+1)=3.417950e-003; krok(n+1)=2.720095e-004; ng(n+1)=1.266807e+000;
n=257; farx(n+1)=1.542225e-003; foe(n+1)=3.414720e-003; krok(n+1)=1.369522e-003; ng(n+1)=2.679718e-001;
n=258; farx(n+1)=1.503276e-003; foe(n+1)=3.400751e-003; krok(n+1)=2.142359e-002; ng(n+1)=1.466677e-001;
n=259; farx(n+1)=1.516732e-003; foe(n+1)=3.392194e-003; krok(n+1)=9.439199e-003; ng(n+1)=2.130070e-001;
n=260; farx(n+1)=1.531947e-003; foe(n+1)=3.372983e-003; krok(n+1)=1.045775e-002; ng(n+1)=3.694518e-001;
n=261; farx(n+1)=1.489907e-003; foe(n+1)=3.356921e-003; krok(n+1)=6.912131e-003; ng(n+1)=1.322956e+000;
n=262; farx(n+1)=1.480507e-003; foe(n+1)=3.328023e-003; krok(n+1)=6.458581e-002; ng(n+1)=3.226144e+000;
n=263; farx(n+1)=1.420201e-003; foe(n+1)=3.292024e-003; krok(n+1)=3.586741e-002; ng(n+1)=1.183106e+001;
n=264; farx(n+1)=1.339811e-003; foe(n+1)=3.220909e-003; krok(n+1)=2.775080e-001; ng(n+1)=3.796175e+001;
n=265; farx(n+1)=1.336067e-003; foe(n+1)=3.203472e-003; krok(n+1)=7.897489e-002; ng(n+1)=1.640494e+001;
n=266; farx(n+1)=1.352714e-003; foe(n+1)=3.165688e-003; krok(n+1)=1.919924e-001; ng(n+1)=2.477562e+001;
n=267; farx(n+1)=1.318506e-003; foe(n+1)=3.107345e-003; krok(n+1)=1.881412e-001; ng(n+1)=3.036977e+001;
n=268; farx(n+1)=1.305634e-003; foe(n+1)=3.095374e-003; krok(n+1)=8.693674e-002; ng(n+1)=1.866077e+001;
n=269; farx(n+1)=1.234666e-003; foe(n+1)=3.048069e-003; krok(n+1)=6.643068e-001; ng(n+1)=1.581537e+001;
n=270; farx(n+1)=1.228976e-003; foe(n+1)=3.032531e-003; krok(n+1)=9.363811e-002; ng(n+1)=1.967662e+001;
n=271; farx(n+1)=1.209954e-003; foe(n+1)=2.994155e-003; krok(n+1)=2.168605e-001; ng(n+1)=1.252617e+001;
n=272; farx(n+1)=1.187592e-003; foe(n+1)=2.970542e-003; krok(n+1)=1.523673e-001; ng(n+1)=2.122415e+001;
n=273; farx(n+1)=1.162400e-003; foe(n+1)=2.946813e-003; krok(n+1)=1.042976e-001; ng(n+1)=2.692879e+001;
n=274; farx(n+1)=1.131238e-003; foe(n+1)=2.913893e-003; krok(n+1)=1.794664e-001; ng(n+1)=3.389370e+001;
n=275; farx(n+1)=1.116973e-003; foe(n+1)=2.892478e-003; krok(n+1)=1.039503e-001; ng(n+1)=1.033366e+001;
%odnowa zmiennej metryki
n=276; farx(n+1)=1.116911e-003; foe(n+1)=2.888613e-003; krok(n+1)=2.576748e-007; ng(n+1)=1.870738e+001;
n=277; farx(n+1)=1.117155e-003; foe(n+1)=2.885818e-003; krok(n+1)=5.302328e-006; ng(n+1)=4.062415e+000;
n=278; farx(n+1)=1.117328e-003; foe(n+1)=2.884945e-003; krok(n+1)=7.176624e-007; ng(n+1)=6.370647e+000;
n=279; farx(n+1)=1.117233e-003; foe(n+1)=2.882961e-003; krok(n+1)=1.852773e-005; ng(n+1)=1.918108e+000;
n=280; farx(n+1)=1.116991e-003; foe(n+1)=2.882490e-003; krok(n+1)=1.231773e-004; ng(n+1)=3.517682e-001;
n=281; farx(n+1)=1.114541e-003; foe(n+1)=2.881943e-003; krok(n+1)=6.856719e-004; ng(n+1)=1.684654e-001;
n=282; farx(n+1)=1.103168e-003; foe(n+1)=2.880183e-003; krok(n+1)=2.742688e-003; ng(n+1)=1.634160e-001;
n=283; farx(n+1)=1.100756e-003; foe(n+1)=2.878143e-003; krok(n+1)=9.769926e-003; ng(n+1)=9.856596e-002;
n=284; farx(n+1)=1.119938e-003; foe(n+1)=2.865701e-003; krok(n+1)=8.928204e-003; ng(n+1)=2.230810e-001;
n=285; farx(n+1)=1.132411e-003; foe(n+1)=2.857729e-003; krok(n+1)=4.609843e-003; ng(n+1)=1.079460e+000;
n=286; farx(n+1)=1.158203e-003; foe(n+1)=2.836518e-003; krok(n+1)=1.566707e-002; ng(n+1)=2.308015e+000;
n=287; farx(n+1)=1.165298e-003; foe(n+1)=2.815896e-003; krok(n+1)=1.125137e-001; ng(n+1)=9.481719e+000;
n=288; farx(n+1)=1.184254e-003; foe(n+1)=2.808206e-003; krok(n+1)=3.301014e-002; ng(n+1)=1.565304e+001;
n=289; farx(n+1)=1.186707e-003; foe(n+1)=2.791901e-003; krok(n+1)=9.464413e-002; ng(n+1)=1.496385e+001;
n=290; farx(n+1)=1.201837e-003; foe(n+1)=2.767822e-003; krok(n+1)=1.738735e-001; ng(n+1)=2.493506e+001;
n=291; farx(n+1)=1.216511e-003; foe(n+1)=2.745721e-003; krok(n+1)=2.671770e-001; ng(n+1)=1.506962e+001;
n=292; farx(n+1)=1.166416e-003; foe(n+1)=2.722878e-003; krok(n+1)=3.550835e-001; ng(n+1)=7.874049e+000;
n=293; farx(n+1)=1.120891e-003; foe(n+1)=2.693950e-003; krok(n+1)=2.745822e-001; ng(n+1)=1.048119e+001;
n=294; farx(n+1)=1.097214e-003; foe(n+1)=2.677693e-003; krok(n+1)=5.753341e-002; ng(n+1)=1.213975e+001;
n=295; farx(n+1)=1.062291e-003; foe(n+1)=2.643680e-003; krok(n+1)=1.564519e-001; ng(n+1)=1.713215e+001;
n=296; farx(n+1)=1.062652e-003; foe(n+1)=2.634835e-003; krok(n+1)=7.694633e-002; ng(n+1)=8.626733e+000;
n=297; farx(n+1)=1.044937e-003; foe(n+1)=2.603107e-003; krok(n+1)=1.516292e-001; ng(n+1)=1.852108e+001;
n=298; farx(n+1)=1.027015e-003; foe(n+1)=2.555919e-003; krok(n+1)=4.485036e-001; ng(n+1)=1.348338e+001;
n=299; farx(n+1)=1.007053e-003; foe(n+1)=2.540541e-003; krok(n+1)=1.174729e-001; ng(n+1)=2.160766e+001;
n=300; farx(n+1)=9.678109e-004; foe(n+1)=2.489582e-003; krok(n+1)=2.577175e-001; ng(n+1)=3.087727e+001;

figure; semilogy(farx,'b'); hold on; semilogy(foe,'r'); xlabel('Iteracje'); ylabel('Earx, Eoe'); legend('Earx','Eoe'); title('Uczenie predyktora OE');
figure; subplot(2,1,1); semilogy(krok); xlabel('Iteracje'); ylabel('Krok');
subplot(2,1,2); semilogy(ng); xlabel('Iteracje'); ylabel('Norma gradientu');
Earx=farx(n+1)
Eoe=foe(n+1)
